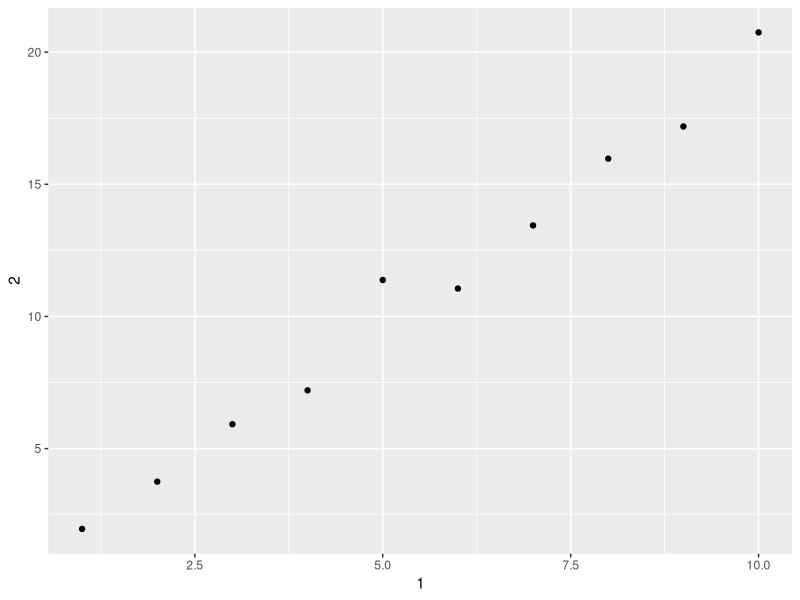

Recreate this plot in R. (Note: this script raises an error after producing the figure.)
## ---- chunk 1
knitr::opts_chunk$set(echo = TRUE)
library(tidyverse)
## ---- chunk 2
class(mtcars)
is_tibble(mtcars)
## ---- chunk 3
df <- data.frame(abc = 1, xyz = "a")
df$x
df[, "xyz"]
df[, c("abc", "xyz")]

## ---- chunk 4
var <- "mpg"

mtcars <- as_tibble(mtcars)
mtcars[[var]]

## ---- chunk 5
annoying <- tibble(
  `1` = 1:10,
  `2` = `1` * 2 + rnorm(length(`1`))
)

annoying[["1"]]
annoying$`1`

ggplot(annoying, aes(`1`, `2`)) +
  geom_point()

annoying %>% 
  mutate(`3` = `2`/`1`)

annoying <- rename(annoying, one = `1`, two = `2`, three = `3`)

## ---- chunk 6
tibble::enframe(c(a = 1, b = 2, c = 3))
